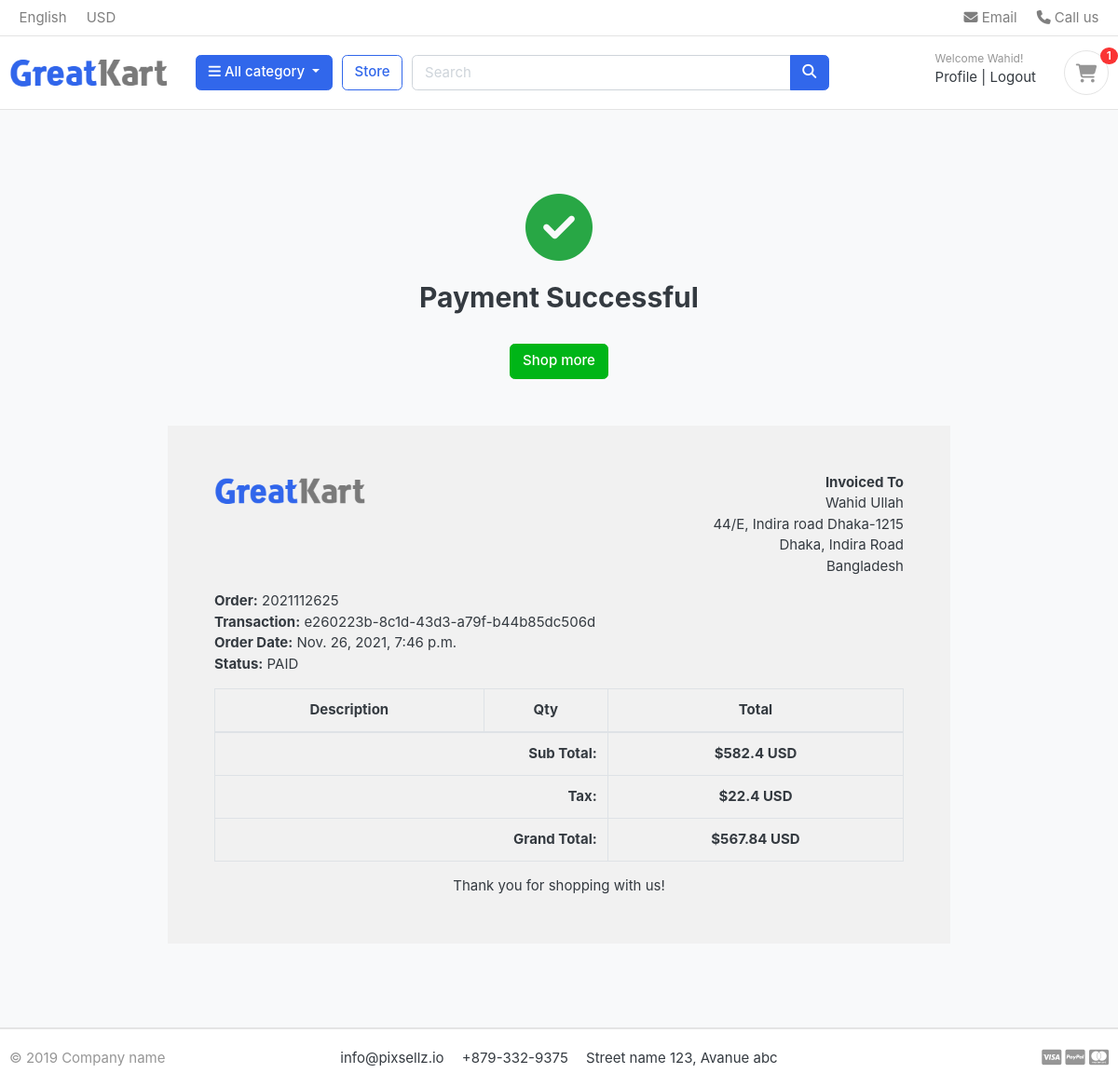
The page /order/order-complete/2021112625/ (signed in) on the database its author committed.
### account/models.py (models this page shows, shortened)
class Account(AbstractBaseUser):
    first_name = models.CharField(max_length=50)
    last_name = models.CharField(max_length=50)
    username = models.CharField(max_length=50, unique=True)
    email = models.EmailField(max_length=100, unique=True)
    phone_number = models.CharField(max_length=50)
    date_joined = models.DateTimeField(auto_now_add=True)
    last_login = models.DateTimeField(auto_now_add=True)
    is_admin = models.BooleanField(default=False)
    is_staff = models.BooleanField(default=False)
    is_active = models.BooleanField(default=False)
    is_superadmin = models.BooleanField(default=False)
    USERNAME_FIELD = 'email'
    REQUIRED_FIELDS = ['username', 'first_name', 'last_name']
    objects = MyAccountManager()

### order/models.py (models this page shows, shortened)
class Order(models.Model):
    STATUS = (
        ('New', 'New'),
        ('Accepted', 'Accepted'),
        ('Completed', 'Completed'),
        ('Cancelled', 'Cancelled'),
    )
    user = models.ForeignKey(Account, on_delete=models.SET_NULL, null=True)
    payment = models.ForeignKey(Payment, on_delete=models.SET_NULL, blank=True, null=True)
    order_number = models.CharField(max_length=20)
    first_name = models.CharField(max_length=50)
    last_name = models.CharField(max_length=50)
    phone_number = models.CharField(max_length=50)
    email = models.EmailField(max_length=50)
    address_line_1 = models.CharField(max_length=50)
    address_line_2 = models.CharField(max_length=50, blank=True)
    country = models.CharField(max_length=50)
    state = models.CharField(max_length=50)
    city = models.CharField(max_length=50)
    order_note = models.TextField(max_length=500, blank=True)
    order_total = models.FloatField()
    tax = models.FloatField()
    grant_total = models.FloatField(default=1.00)
    status = models.CharField(max_length=10, choices=STATUS, default='New')
    ip = models.CharField(max_length=20, blank=True)
    is_ordered = models.BooleanField(default=False)
    created_at = models.DateTimeField(auto_now_add=True)
    updated_at = models.DateTimeField(auto_now=True)
    def full_name(self):
        return f'{self.first_name} {self.last_name}'
    def full_address(self):
        return f'{self.address_line_1} {self.address_line_2}'

class Payment(models.Model):
    user = models.ForeignKey(Account, on_delete=models.CASCADE)
    payment_id = models.CharField(max_length=100)
    payment_method = models.CharField(max_length=100)
    amount_paid = models.CharField(max_length=100)
    status = models.CharField(max_length=100)
    created_at = models.DateTimeField(auto_now_add=True)
    def __str__(self):
        return self.payment_id

### order/views.py (the view)
# urls.py: path('order-complete/<order_number>/', views.order_complete, name='order_complete')
@login_required
def order_complete(request, order_number):
    order = Order.objects.filter(user=request.user, order_number=order_number, is_ordered=True)
    order = order[0]
    payment = Payment.objects.filter(payment_id=order.payment, user=request.user)
    payment = payment[0]
    order_product = OrderProduct.objects.filter(user=request.user, payment_id=order.payment)
    context = {
        'order_number': order_number,
        'order': order,
        'payment': payment,
        'order_product': order_product
    }
    return render(request, 'order/order_complete_page.html', context)

### cart/context_processors.py (called while the page is built)
def counter(request):
    cart_count = 0
    if 'admin' in request.path:
        return {}
    else:
        try:
            cart = Cart.objects.filter(cart_id=_cart_id(request))
            if request.user.is_authenticated:
                cart_items = CartItem.objects.all().filter(user=request.user)
            else:
                cart_items = CartItem.objects.all().filter(cart=cart[:1])
            for cart_item in cart_items:
                cart_count += cart_item.quantity
        except Cart.DoesNotExist:
            cart_count = 0
    return dict(cart_count=cart_count)

### cart/views.py (called while the page is built)
def _cart_id(request):
    cart = request.session.session_key
    if not cart:
        request.session.create()  # it does not return anything. that is why `cart = request.session.create()` will not work
        cart = request.session.session_key
    return cart  # Ultimately return cart

### category/context_processors.py (called while the page is built)
def manu_links(request):
    links = Category.objects.all().filter(is_active=True)
    return dict(links=links)

### category/models.py (called while the page is built)
    def get_url(self):
        return reverse('store:products_by_category', args=[self.slug])

### templates/order/order_complete_page.html (shortened to what this page needs)
{% extends 'base.html' %}
{% load static %}
{% block body_block %}
<section class="section-content padding-y bg">
    <div class="container">
        <div class="row">
            <div class="container" style="margin-top: 50px;">
                <center><i class="fas fa-check-circle" style="font-size: 72px;margin-bottom: 20px;color: #28A745;"></i>
                </center>
                <h2 class="text-center">Payment Successful</h2>
                <br>
                <div class="text-center">
                    <a href="{% url 'store:store' %}" class="btn btn-success">Shop more</a>
                </div>
            </div>
            <div class="container"
                 style="margin: 0 auto;width: 70%;padding: 50px;background: #f1f1f1;margin-top: 50px;margin-bottom: 50px;">
                <div class="row invoice row-printable">
                    <div class="col-md-12">
                        <div class="panel panel-default plain" id="dash_0">
                            <div class="panel-body p30">
                                <div class="row">
                                    <div class="col-lg-6">
                                        <div class="invoice-logo">
                                            <img src="{% static 'front/images/logo.png' %}" alt="Invoice logo"
                                                                       style="max-height: 40px;">
                                        </div>
                                    </div>
                                    <div class="col-lg-6">
                                        <div class="invoice-from">
                                            <ul class="list-unstyled text-right">
                                                <li><strong>Invoiced To</strong></li>
                                                <li>{{order.full_name}}</li>
                                                <li>{{order.full_address}}</li>
                                                <li>{{order.city}}, {{order.state}}</li>
                                                <li>{{order.country}}</li>
                                            </ul>
                                        </div>
                                    </div>
                                    <div class="col-lg-12">
                                        <div class="invoice-details mt25">
                                            <div class="well">
                                                <ul class="list-unstyled mb0">
                                                    <li><strong>Order:</strong> {{order_number}}</li>
                                                    <li><strong>Transaction:</strong> {{payment.payment_id}}</li>
                                                    <li><strong>Order Date:</strong> {{order.created_at}}</li>
                                                    <li><strong>Status:</strong> PAID</li>
                                                </ul>
                                            </div>
                                        </div>
                                        <div class="invoice-items">
                                            <div class="table-responsive" style="overflow: hidden; outline: none;"
                                                 tabindex="0">
                                                <table class="table table-bordered">
                                                    <thead>
                                                    <tr>
                                                        <th class="per70 text-center">Description</th>
                                                        <th class="per5 text-center">Qty</th>
                                                        <th class="per25 text-center">Total</th>
                                                    </tr>
                                                    </thead>
                                                    <tfoot>
                                                    <tr>
                                                        <th colspan="2" class="text-right">Sub Total:</th>
                                                        <th class="text-center">${{order.order_total}} USD</th>
                                                    </tr>
                                                    <tr>
                                                        <th colspan="2" class="text-right">Tax:</th>
                                                        <th class="text-center">${{order.tax}} USD</th>
                                                    </tr>
                                                    <tr>
                                                        <th colspan="2" class="text-right">Grand Total:</th>
                                                        <th class="text-center">${{payment.amount_paid}} USD</th>
                                                    </tr>
                                                    </tfoot>
                                                </table>
                                            </div>
                                        </div>
                                        <div class="invoice-footer mt25">
                                            <p class="text-center">Thank you for shopping with us!</p>
                                        </div>
                                    </div>
                                </div>
                            </div>
                        </div>
                    </div>
                </div>
            </div>
        </div>
    </div>
</section>
{% endblock %}

### templates/partials/header.html (shortened to what this page needs)
{% load static %}
<header class="section-header">
    <nav class="navbar p-md-0 navbar-expand-sm navbar-light border-bottom">
        <div class="container">
            <div class="collapse navbar-collapse" id="navbarTop4">
                <ul class="navbar-nav mr-auto">
                    <li class="nav-item dropdown">
                        <a href="#" class="nav-link"> English </a>
                    </li>
                    <li class="nav-item dropdown">
                        <a href="#" class="nav-link"> USD </a>
                    </li>
                </ul>
                <ul class="navbar-nav">
                    <li><a href="#" class="nav-link"> <i class="fa fa-envelope"></i> Email </a></li>
                    <li><a href="#" class="nav-link"> <i class="fa fa-phone"></i> Call us </a></li>
                </ul>
            </div>
        </div>
    </nav>
    <section class="header-main border-bottom">
        <div class="container">
            <div class="row align-items-center">
                <div class="col-lg-2 col-md-3 col-6">
                    <a href="{% url 'home' %}" class="brand-wrap">
                        <img class="logo" src="{% static 'front/images/logo.png' %}">
                    </a>
                </div>
                <div class="col-lg col-sm col-md col-6 flex-grow-0">
                    <div class="category-wrap dropdown d-inline-block float-right">
                        <button type="button" class="btn btn-primary dropdown-toggle" data-toggle="dropdown">
                            <i class="fa fa-bars"></i> All category
                        </button>
                    </div>
                </div>
                <a href="{% url 'store:store' %}" class="btn btn-outline-primary">Store</a>
                <div class="col-lg  col-md-6 col-sm-12 col">
                    <form action="{% url 'store:product_search' %}" class="search" method="GET">
                        <div class="input-group w-100">
                            <input type="text" name="keyword" class="form-control" style="width:60%;" placeholder="Search">
                            <div class="input-group-append">
                                <button class="btn btn-primary" type="submit">
                                    <i class="fa fa-search"></i>
                                </button>
                            </div>
                        </div>
                    </form>
                </div>
                <div class="col-lg-3 col-sm-6 col-8 order-2 order-lg-3">
                    <div class="d-flex justify-content-end mb-3 mb-lg-0">
                        {% if user.id is None %}
                        <div class="widget-header">
                            <small class="title text-muted">Welcome guest!</small>
                            <div>
                                <a href="{% url 'account:login'%}">Sign in</a> <span class="dark-transp"> | </span>
                                <a href="{% url 'account:register'%}"> Register</a>
                            </div>
                        </div>
                        {% else %}
                        <div class="widget-header">
                            <small class="title text-muted">Welcome {{user.first_name}}!</small>
                            <div>
                                <a href="{% url 'account:dashboard' %}">Profile</a> <span class="dark-transp"> | </span>
                                <a href="{% url 'account:logout'%}"> Logout</a>
                            </div>
                        </div>
                        {% endif %}
                        <a href="{% url 'cart:cart' %}" class="widget-header pl-3 ml-3">
                            <div class="icon icon-sm rounded-circle border"><i class="fa fa-shopping-cart"></i></div>
                            <span class="badge badge-pill badge-danger notify">{{ cart_count }}</span>
                        </a>
                    </div>
                </div>
            </div>
        </div>
    </section>
</header>

### static/front/css/ui.css (style rules this page uses)
html { font-family: "Inter", sans-serif; font-size: 15px; }
.icon-xs, .icon-sm, .icon-md, .icon-lg { display: inline-block; text-align: center; flex-shrink: 0; flex-grow: 0; }
.icon-sm { width: 48px; height: 48px; line-height: 48px !important; font-size: 20px; }
.padding-y { padding-top: 40px; padding-bottom: 40px; }
.bg { background-color: #f8f9fa; }
p:last-child { margin-bottom: 0; }
.header-main { position: relative; padding-top: 1rem; padding-bottom: 1rem; }
.brand-wrap .logo, .navbar-brand .logo { margin-right: 7px; max-height: 42px; display: inline-block; }
.widget-header { display: inline-block; vertical-align: middle; position: relative; }
.widget-header a { color: #343a40; }
.widget-header i { color: #969696; }
.widget-header .title { display: block; }
.widget-header .notify { position: absolute; top: -3px; right: -10px; }
[class*=list-] li:after { visibility: hidden; display: block; content: ""; overflow: hidden; height: 0; clear: both; }
.notify { position: absolute; top: -4px; right: -10px; display: inline-block; padding: 0.25em 0.6em; font-size: 12px; line-height: 1; text-align: center; border-radius: 3rem; color: #fff; background-color: #fa3434; }

### rows shown on the page
Account: first_name "Wahid"
Order: full_name "Wahid Ullah", full_address "44/E, Indira road Dhaka-1215", city "Dhaka", state "Indira Road", country "Bangladesh", created_at "Nov. 26, 2021, 7:46 p.m.", order_total "582.4", tax "22.4"
Payment: payment_id "e260223b-8c1d-43d3-a79f-b44b85dc506d", amount_paid "567.84"

### other values the page prints
{{ cart_count }} "1"
{{ order_number }} "2021112625"
